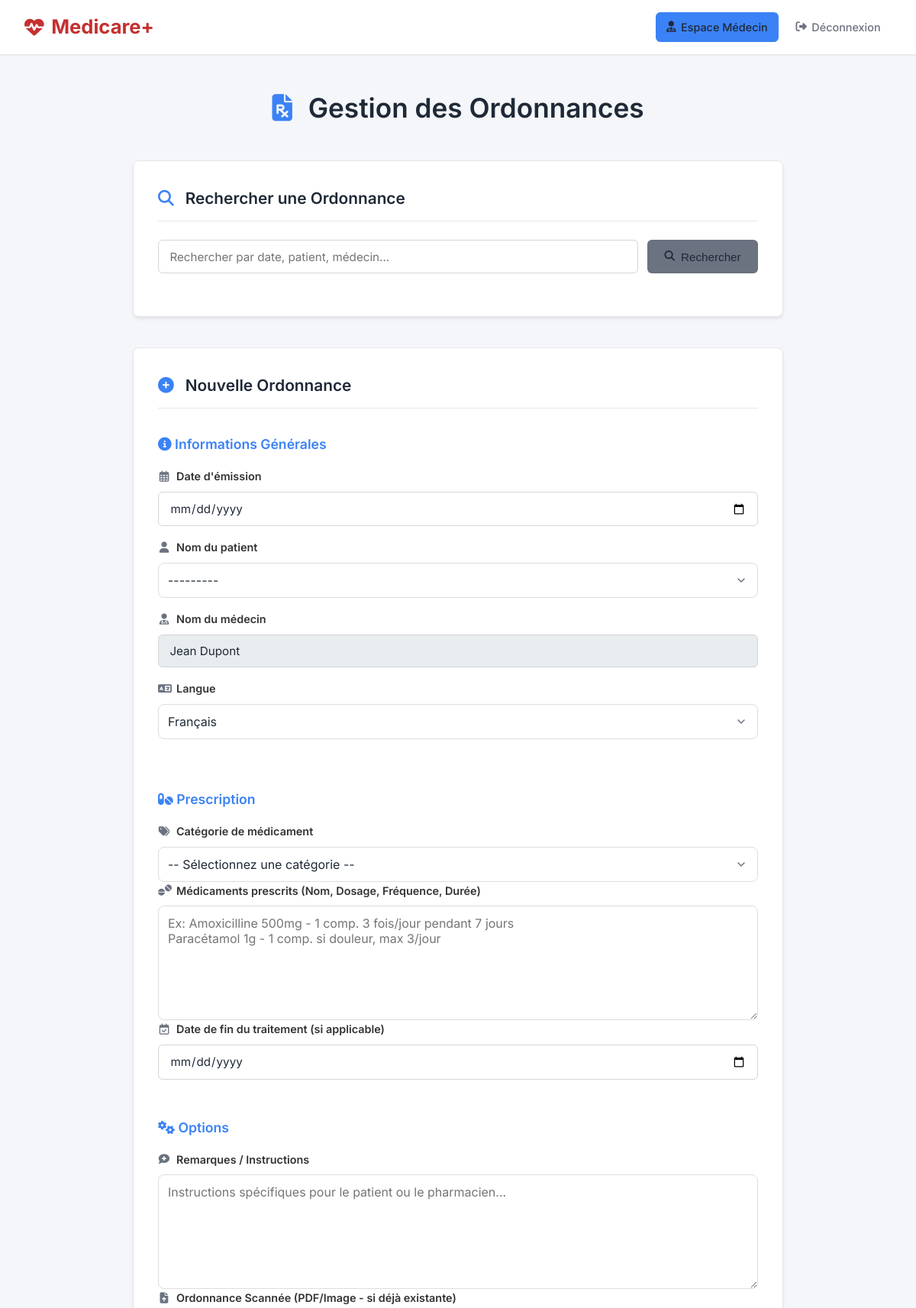
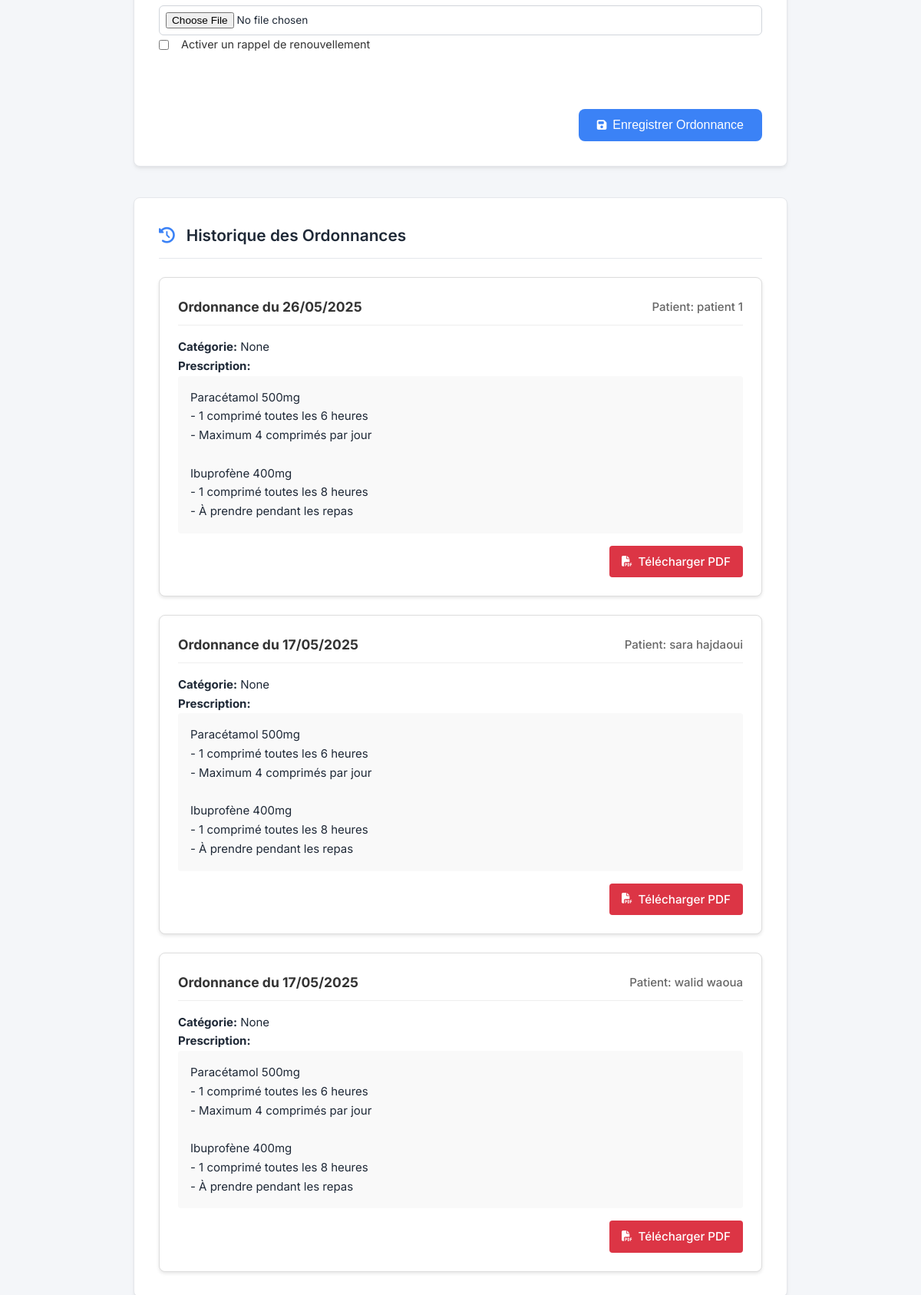
/ordonnance/ (signed in, upper part), run on the app's committed database (2 pictures, top to bottom).
### base/models.py (models this page shows, shortened)
class MedecinInfo(models.Model):
    profile = models.OneToOneField(Profile, on_delete=models.CASCADE, related_name='medecininfo')
    specialite = models.CharField(max_length=100, null=True, blank=True)
    numero_ordre = models.CharField(max_length=50, null=True, blank=True)

class Profile(models.Model):
    user = models.OneToOneField(User, on_delete=models.CASCADE, related_name='profile')
    role = models.CharField(max_length=20, choices=ROLE_CHOICES)
    date_naissance = models.DateField(null=True, blank=True)
    adresse = models.CharField(max_length=200, null=True, blank=True)
    telephone = models.CharField(max_length=20, null=True, blank=True)

class Ordonnance(models.Model):
    patient = models.ForeignKey(PatientInfo, on_delete=models.CASCADE)
    doctor = models.ForeignKey(MedecinInfo, on_delete=models.CASCADE)
    content = models.TextField()
    issued_at = models.DateTimeField(auto_now_add=True)
    category = models.CharField(max_length=50, null=True, blank=True)
    end_date = models.DateField(null=True, blank=True)
    notes = models.TextField(blank=True, null=True)
    language = models.CharField(max_length=2, default='fr')
    reminder = models.BooleanField(default=False)
    scanned_prescription = models.FileField(upload_to='ordonnances/', null=True, blank=True)

class PatientInfo(models.Model):
    profile = models.OneToOneField(Profile, on_delete=models.CASCADE, related_name='patientinfo')
    numero_secu = models.CharField(max_length=50, null=True, blank=True)
    def __str__(self):
        return f"Infos Patient de {self.profile.user.username}"

### base/views.py (the view, shortened to what this page needs)
# urls.py: path('ordonnance/', views.ordonnance_view, name='ordonnance_view'),
@login_required
def ordonnance_view(request):
    try:
        if not hasattr(request.user, 'profile'):
            messages.error(request, "Profil utilisateur introuvable.")
            return redirect('index')
        profile = request.user.profile
        if profile.role != 'medecin':
            messages.error(request, "Accès non autorisé. Cette page est réservée aux médecins.")
            return redirect('index')
        try:
            medecin_info = profile.medecininfo
        except MedecinInfo.DoesNotExist:
            messages.error(request, "Profil médecin introuvable.")
            return redirect('index')
        ordonnances = Ordonnance.objects.filter(
            doctor=medecin_info
        ).order_by('-issued_at')
        patients = PatientInfo.objects.filter(
            appointment__doctor=medecin_info,
            appointment__is_cancelled=False
        ).distinct()
        form = OrdonnanceForm()
        form.fields['patient'].queryset = patients
        context = {
            'ordonnances': ordonnances,
            'medecin_info': medecin_info,
            'form': form,
            'patients': patients
        }
        return render(request, 'ordonnance.html', context)
    except Exception as e:
        logger.error(f"Erreur dans ordonnance_view: {str(e)}")
        messages.error(request, f"Une erreur est survenue lors de l'accès aux ordonnances: {str(e)}")
        return redirect('index')

### base/forms.py
class OrdonnanceForm(forms.ModelForm):
    class Meta:
        model = Ordonnance
        fields = ['patient', 'content']
        widgets = {
            'content': forms.Textarea(attrs={'rows': 5, 'class': 'form-control'}),
            'patient': forms.Select(attrs={'class': 'form-control'})
        }

### base/templates/ordonnance.html (shortened to what this page needs)
<!DOCTYPE html>
{% load static %}
<html lang="fr">
<head>
    <link rel="stylesheet" href="https://cdnjs.cloudflare.com/ajax/libs/font-awesome/6.5.0/css/all.min.css"/>
</head>
<body>
    <header role="banner">
        <a href="{% url 'index' %}" class="logo" aria-label="Accueil MediCare+"><i class="fas fa-heartbeat" aria-hidden="true"></i> Medicare+</a>
        <nav aria-label="Navigation principale">
            <ul>
                <li><a href="{% url 'medecin_view' %}" class="active"><i class="fas fa-user-doctor"></i> Espace Médecin</a></li>
                <li><a href="{% url 'logout' %}"><i class="fas fa-sign-out-alt"></i> Déconnexion</a></li>
            </ul>
        </nav>
    </header>
    <main>
        <h1><i class="fas fa-file-prescription"></i> Gestion des Ordonnances</h1>
        <section class="card">
            <h2><i class="fas fa-search"></i> Rechercher une Ordonnance</h2>
            <div class="search-bar">
                <input type="text" id="searchInput" placeholder="Rechercher par date, patient, médecin..." />
                <button type="button" id="searchBtn" class="btn btn-search"><i class="fas fa-search"></i> Rechercher</button>
            </div>
        </section>
        <section class="card">
            <h2><i class="fas fa-plus-circle"></i> Nouvelle Ordonnance</h2>
            <form method="POST" id="ordonnance-form" enctype="multipart/form-data">
                <fieldset>
                    <legend><i class="fas fa-info-circle"></i> Informations Générales</legend>
                    <div class="form-grid">
                        <div class="form-group">
                            <label for="date"><i class="fa-regular fa-calendar-days"></i> Date d'émission</label>
                            <input type="date" id="date" name="date" required />
                        </div>
                        <div class="form-group">
                            <label for="id_patient"><i class="fa-solid fa-user"></i> Nom du patient</label>
                            {{ form.patient }}
                        </div>
                        <div class="form-group">
                            <label for="medecin"><i class="fa-solid fa-user-doctor"></i> Nom du médecin</label>
                            <input type="text" id="medecin" name="medecin" value="{{ medecin_info.profile.user.get_full_name }}" readonly />
                        </div>
                        <div class="form-group">
                            <label for="langue"><i class="fa-solid fa-language"></i> Langue</label>
                            <select id="langue" name="langue">
                                <option value="fr">Français</option>
                            </select>
                        </div>
                    </div>
                </fieldset>
                <fieldset>
                    <legend><i class="fas fa-pills"></i> Prescription</legend>
                    <div class="form-group">
                        <label for="categorie"><i class="fa-solid fa-tags"></i> Catégorie de médicament</label>
                        <select id="categorie" name="categorie" required>
                            <option value="">-- Sélectionnez une catégorie --</option>
                        </select>
                    </div>
                    <div class="form-group">
                        <label for="medicaments"><i class="fa-solid fa-tablets"></i> Médicaments prescrits (Nom, Dosage, Fréquence, Durée)</label>
                        <textarea id="medicaments" name="medicaments" placeholder="Ex: Amoxicilline 500mg - 1 comp. 3 fois/jour pendant 7 jours&#10;Paracétamol 1g - 1 comp. si douleur, max 3/jour" required></textarea>
                    </div>
                    <div class="form-group">
                        <label for="date_fin"><i class="fa-regular fa-calendar-check"></i> Date de fin du traitement (si applicable)</label>
                        <input type="date" id="date_fin" name="date_fin" />
                    </div>
                </fieldset>
                <fieldset>
                    <legend><i class="fas fa-cogs"></i> Options</legend>
                    <div class="form-group">
                        <label for="remarques"><i class="fa-solid fa-comment-medical"></i> Remarques / Instructions</label>
                        <textarea id="remarques" name="remarques" placeholder="Instructions spécifiques pour le patient ou le pharmacien..."></textarea>
                    </div>
                    <div class="form-group">
                        <label for="fichier_ordonnance"><i class="fa-solid fa-file-arrow-up"></i> Ordonnance Scannée (PDF/Image - si déjà existante)</label>
                        <input type="file" id="fichier_ordonnance_originale" name="fichier_ordonnance_originale" accept=".pdf,.jpg,.jpeg,.png" />
                    </div>
                    <div class="form-group">
                        <label for="rappel">
                            <input type="checkbox" id="rappel" name="rappel"/> Activer un rappel de renouvellement
                        </label>
                    </div>
                </fieldset>
                <div class="form-actions">
                    <button type="submit" class="btn-primary"><i class="fa-solid fa-save"></i> Enregistrer Ordonnance</button>
                </div>
            </form>
        </section>
        <section class="card">
            <h2><i class="fa-solid fa-history"></i> Historique des Ordonnances</h2>
            <div class="ordonnances-list">
                {% for ordonnance in ordonnances %}
                <div class="ordonnance-item">
                    <div class="ordonnance-header">
                        <h3>Ordonnance du {{ ordonnance.issued_at|date:"d/m/Y" }}</h3>
                        <span class="patient-name">Patient: {{ ordonnance.patient.profile.user.get_full_name }}</span>
                    </div>
                    <div class="ordonnance-content">
                        <p><strong>Catégorie:</strong> {{ ordonnance.category }}</p>
                        <p><strong>Prescription:</strong></p>
                        <pre>{{ ordonnance.content }}</pre>
                    </div>
                    <div class="ordonnance-actions">
                        <a href="{% url 'export_ordonnance_pdf' ordonnance.id %}" class="btn btn-pdf">
                            <i class="fas fa-file-pdf"></i> Télécharger PDF
                        </a>
                    </div>
                </div>
                {% empty %}
                <p class="no-ordonnances">Aucune ordonnance n'a été créée pour le moment.</p>
                {% endfor %}
            </div>
        </section>
    </main>
</body>
</html>

### data on the page
MedecinInfo: medecin "Jean Dupont"
Ordonnance: issued_at "26/05/2025", patient.profile.user.get_full_name "patient 1", category "None", content "Paracétamol 500mg - 1 comprimé toutes les 6 heures - Maximum 4 comprimés par jour Ibuprofène 400mg - 1 comprimé toutes les 8 heures - À prendre pendant les repas"
Ordonnance: issued_at "17/05/2025", patient.profile.user.get_full_name "sara hajdaoui", category "None", content "Paracétamol 500mg - 1 comprimé toutes les 6 heures - Maximum 4 comprimés par jour Ibuprofène 400mg - 1 comprimé toutes les 8 heures - À prendre pendant les repas"
Ordonnance: issued_at "17/05/2025", patient.profile.user.get_full_name "walid waoua", category "None", content "Paracétamol 500mg - 1 comprimé toutes les 6 heures - Maximum 4 comprimés par jour Ibuprofène 400mg - 1 comprimé toutes les 8 heures - À prendre pendant les repas"
